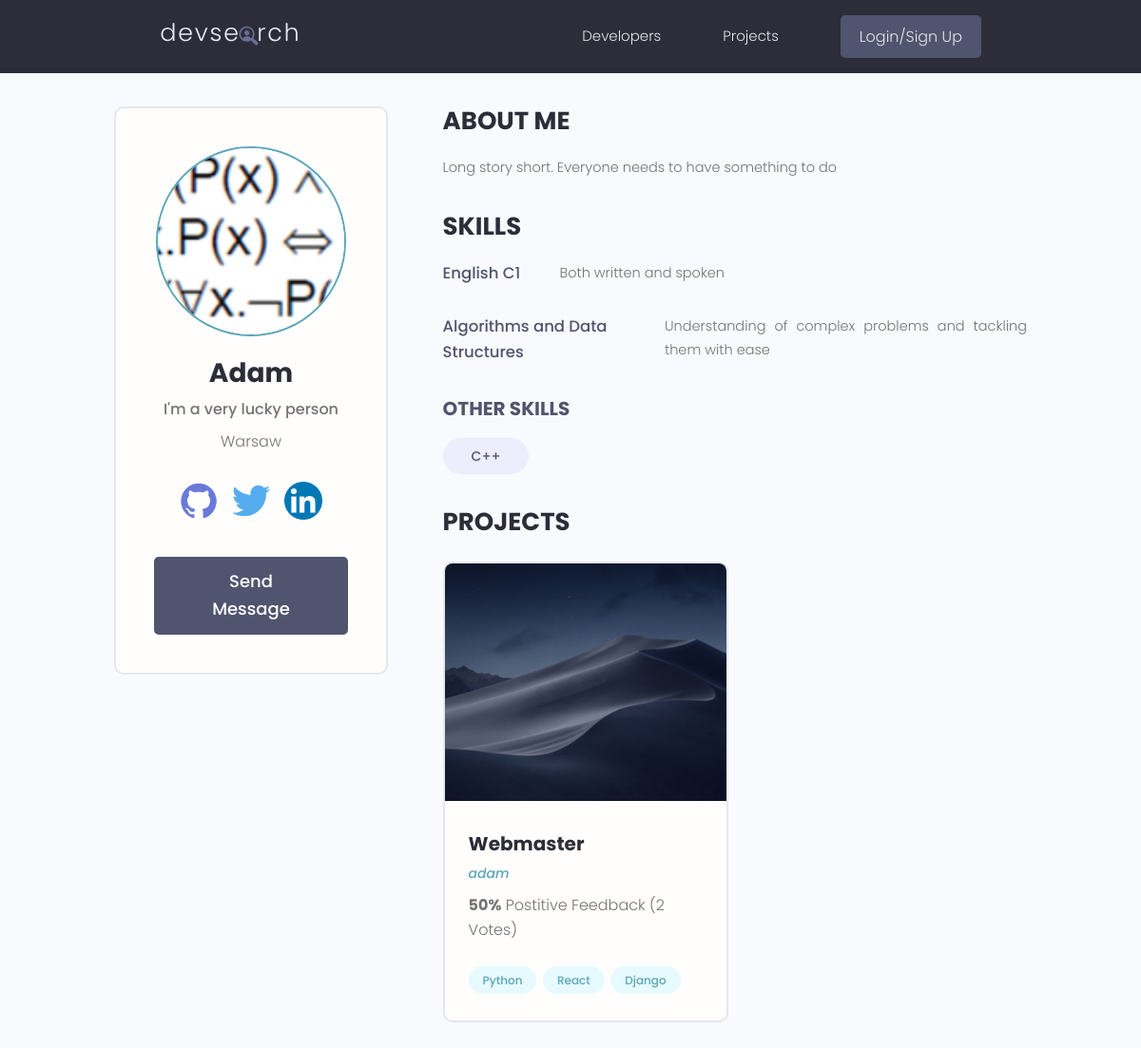
Page /profile/70d5b80d-a00b-4e36-b361-9cb70d463e31/ on the earlier database version.
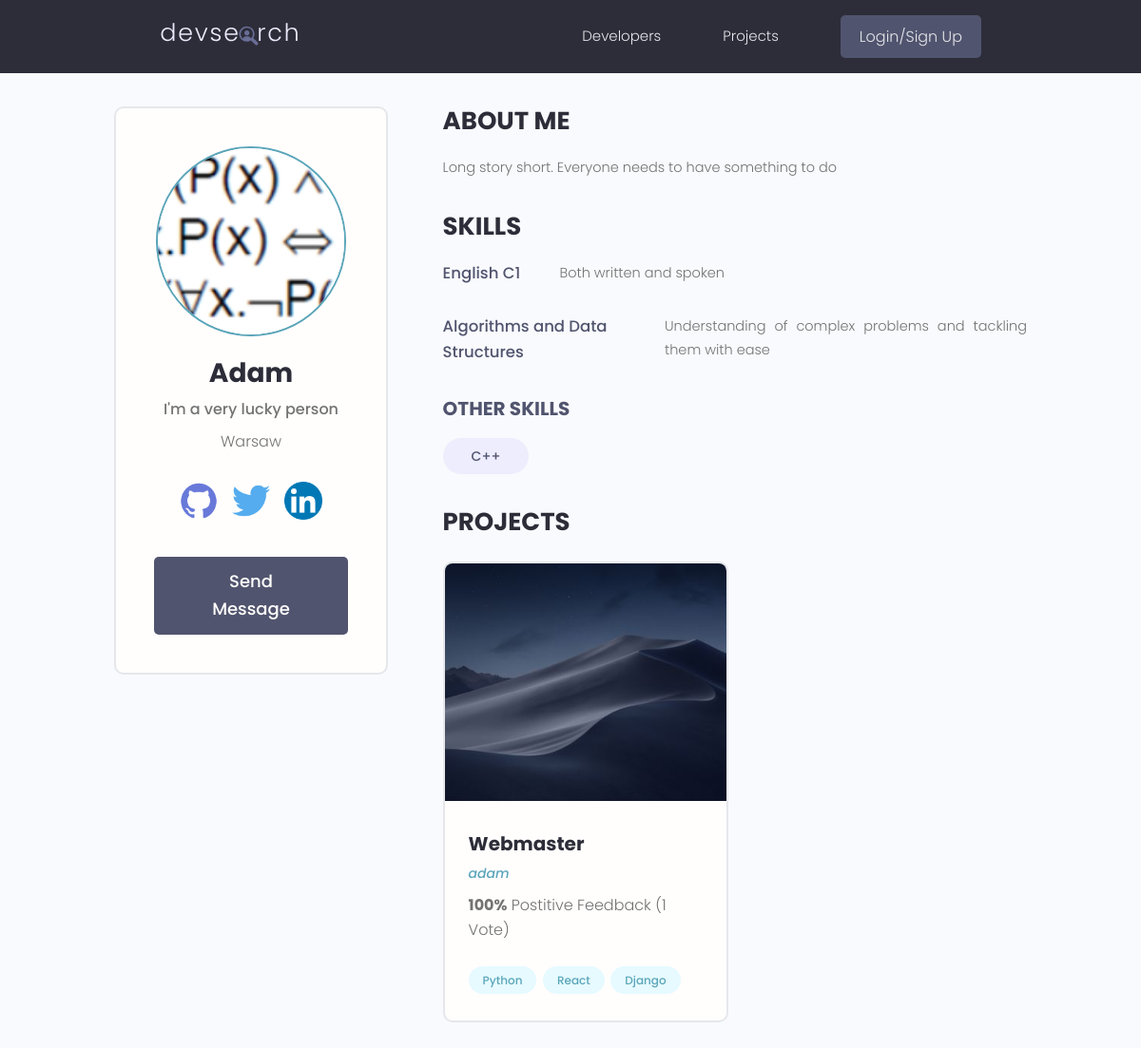
Same page on the later database version.
### projects/models.py (models this page shows, shortened)
class Project(models.Model):
    owner = models.ForeignKey(Profile, null=True, blank=True, on_delete=models.SET_NULL)
    title = models.CharField(max_length = 200)
    description = models.TextField(null=True, blank=True)
    featured_image = models.ImageField(null=True, blank=True, default="default.jpg")
    demo_link = models.CharField(max_length=200, null=True, blank=True)
    source_link = models.CharField(max_length=2000, null=True, blank=True)
    tags = models.ManyToManyField('Tag')
    vote_total = models.IntegerField(default=0, null=True, blank=True)
    vote_ratio = models.IntegerField(default=0, null=True, blank=True)
    created = models.DateTimeField(auto_now_add=True)
    id = models.UUIDField(default=uuid.uuid4, unique=True, primary_key=True, editable=False)
    class Meta:
        ordering = ["-vote_ratio", '-vote_total','title'] #Order of display

### users/models.py (models this page shows)
class Profile(models.Model):
    user = models.OneToOneField(User, on_delete=models.CASCADE, null=True, blank=True)
    name = models.CharField(max_length=200, blank=True, null=True)
    email = models.EmailField(max_length=200, blank=True, null=True)
    username = models.CharField(max_length=200, blank=True, null=True)
    location = models.CharField(max_length=200, blank=True, null=True)
    short_intro = models.CharField(max_length=200, blank=True, null=True)
    bio = models.TextField(max_length=200, blank=True, null=True)
    profile_image = models.ImageField(null=True, blank=True, upload_to='profiles/', default='profiles/user-default.png')
    social_github = models.CharField(max_length=200, blank=True, null=True)
    social_twitter = models.CharField(max_length=200, blank=True, null=True)
    social_linkedin = models.CharField(max_length=200, blank=True, null=True)
    social_youtube = models.CharField(max_length=200, blank=True, null=True)
    social_website = models.CharField(max_length=200, blank=True, null=True)
    id = models.UUIDField(default=uuid.uuid4, primary_key=True, editable=False, unique=True)
    def __str__(self):
        return str(self.username)

### users/views.py (the view)
# urls.py: path('profile/<str:pk>/', views.userProfile, name="user-profile"),
def userProfile(request, pk):
    profile = Profile.objects.get(id=pk)
    topSkills = profile.skill_set.exclude(description="")
    otherSkills = profile.skill_set.filter(description="")
    context = {'profile':profile, 'topSkills':topSkills, 'otherSkills':otherSkills}
    return render(request, 'users/user-profile.html', context)

### projects/models.py (called while the page is built)
    def __str__(self):
        return self.name

### users/templates/users/user-profile.html (shortened to what the changed rows need)
{% extends 'main.html' %}
{% load static %}
{% block content %}
  <main class="profile my-md">
    <div class="container">
      <div class="layout">
        <div class="column column--1of3">
          <div class="card text-center">
            <div class="card__body dev">
              <h2 class="dev__name">{{profile.name}}</h2>
            </div>
          </div>
        </div>
        <div class="column column--2of3">
          <div class="devInfo">
            <div class="grid grid--two">
                {% for project in profile.project_set.all %}
              <div class="column">
                <div class="card project">
                  <a href="{% url 'project' project.id %}" class="project">
                    <img class="project__thumbnail" style="min-width:450px;" src="{{ project.featured_image.url }}" alt="project thumbnail" />
                    <div class="card__body">
                      <h3 class="project__title">{{ project.title }}</h3>
                      <p><a class="project__author" href="profile.html">{{ project.owner }}</a></p>
                      <p class="project--rating">
                        <span style="font-weight: bold;">{{project.vote_ratio}}%</span> Postitive
                        Feedback ({{ project.vote_total }} Vote{{project.vote_total|pluralize:"s"}})
                      </p>
                      <div class="project__tags">
                        {% for tag in project.tags.all %}
                        <span class="tag tag--pill tag--main">
                          <small>{{tag}}</small>
                        </span>
                        {% endfor %}
                      </div>
                    </div>
                  </a>
                </div>
              </div>
                {% endfor %}
           </div>
          </div>
        </div>
      </div>
    </div>
  </main>
{% endblock %}

Differences in the rows shown:
changed Project "Webmaster": vote_ratio "50" → "100"; vote_total "2" → "1"
